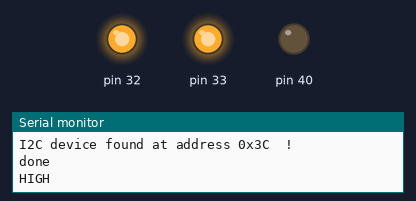
This sketch was run on a simulated Arduino Mega 2560, built with avr-gcc and run on an emulated ATmega2560. Parts: output pins drawn as LEDs (lit = HIGH), the last lines printed to the serial monitor.

Above: at 3.5 s.
At 8.5 s:
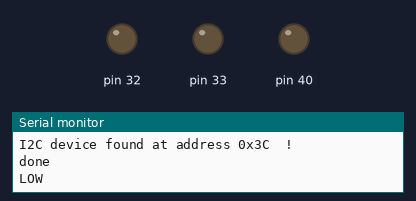
Timing chart, 0 to 14.0 s (numbered marks = the images above):
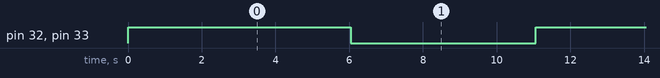

Measured:
- by itself, pin 32, pin 33: alternates HIGH for 5.0 s and LOW for 5.0 s

The sketch:

i2cScanner.ino
```cpp
// --------------------------------------
// i2c_scanner
//
// Modified from https://playground.arduino.cc/Main/I2cScanner/
// --------------------------------------

#include <Wire.h>

// Set I2C bus to use: Wire, Wire1, etc.
#define WIRE Wire
int OddEven = 0;

void setup() {

  pinMode(40, OUTPUT);

	/*pinMode(40, OUTPUT);
	pinMode(41, OUTPUT);
	pinMode(42, OUTPUT);
	digitalWrite(40, LOW);
	digitalWrite(41, LOW);
	digitalWrite(42, LOW);*/
	//WIRE.begin(18,17,400000);
	WIRE.begin(21,22,400000);
	pinMode(32, OUTPUT);
	digitalWrite(32, HIGH);
	pinMode(33, OUTPUT);
	digitalWrite(33, HIGH);

  Serial.begin(115200);
  delay(1000);
  Serial.println("\nI2C Scanner");
}


void loop() {
  byte error, address;
  int nDevices;

  Serial.println("Scanning...");
  Serial.println(millis());

  nDevices = 0;
  for(address = 1; address < 127; address++ )
  {
    // The i2c_scanner uses the return value of
    // the Write.endTransmisstion to see if
    // a device did acknowledge to the address.
    WIRE.beginTransmission(address);
    error = WIRE.endTransmission();

    if (error == 0)
    {
      Serial.print("I2C device found at address 0x");
      if (address<16)
        Serial.print("0");
      Serial.print(address,HEX);
      Serial.println("  !");

      nDevices++;
    }
    else if (error==4)
    {
      Serial.print("Unknown error at address 0x");
      if (address<16)
        Serial.print("0");
      Serial.println(address,HEX);
    }
  }
  if (nDevices == 0)
    Serial.println("No I2C devices found\n");
  else
    Serial.println("done\n");

	if(OddEven==1) {
		OddEven=0;
		Serial.println("LOW");
	} else {
		OddEven=1;
		Serial.println("HIGH");
	}
	digitalWrite(32, OddEven);
	digitalWrite(33, OddEven);

  delay(5000);           // wait 5 seconds for next scan
}
```
